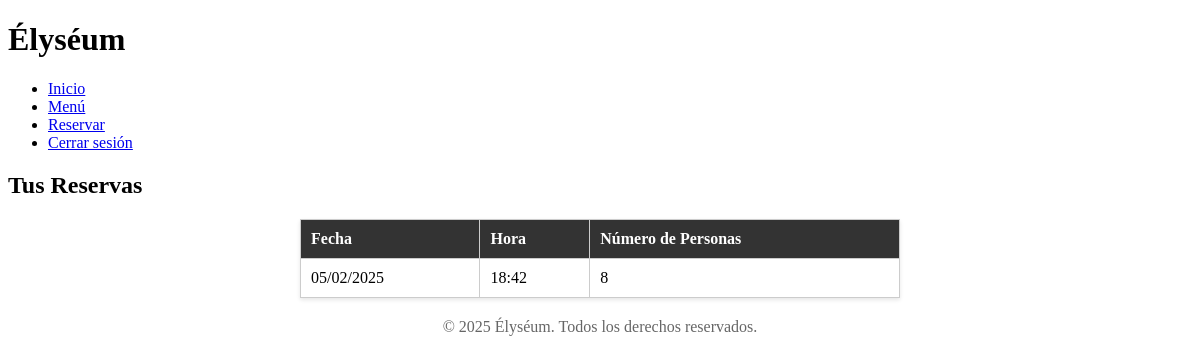
Screenshot of /mis-reservas (signed in) with the database file from the repository.
### app/models.py (models this page shows, shortened)
class Reserva(db.Model):
    __tablename__ = 'reservas'
    id = db.Column(db.Integer, primary_key=True)
    fecha = db.Column(db.Date, nullable=False)
    hora = db.Column(db.Time, nullable=False)
    numero_personas = db.Column(db.Integer, nullable=False)
    cliente_id = db.Column(db.Integer, db.ForeignKey('clientes.id'), nullable=False)

### app/routes.py (the view)
@bp.route('/mis-reservas', methods=['GET'], endpoint='mis_reservas')
def mis_reservas():
    if 'user_id' not in session:
        flash("Por favor, inicia sesión para ver tus reservas.", "warning")
        return redirect(url_for('routes.login'))
    cliente = Cliente.query.get(session['user_id'])
    if not cliente:
        flash("No se encontró información del usuario.", "danger")
        return redirect(url_for('routes.index_page'))
    reservas = cliente.reservas  # Relación definida en models.py
    return render_template('mis_reservas.html', reservas=reservas)

### app/templates/mis_reservas.html (shortened to what this page needs)
<!DOCTYPE html>
<html lang="es">
<head>
    <link rel="stylesheet" href="{{ url_for('static', filename='css/mis_reservas.css') }}">
</head>
<body>
    <header>
        <h1>Élyséum</h1>
        <nav>
            <ul>
                <li><a href="{{ url_for('routes.index_page') }}">Inicio</a></li>
                <li><a href="{{ url_for('routes.menu') }}">Menú</a></li>
                <li><a href="{{ url_for('routes.reservar') }}">Reservar</a></li>
                <li><a href="{{ url_for('routes.logout') }}">Cerrar sesión</a></li>
            </ul>
        </nav>
    </header>
    <main>
        <h2>Tus Reservas</h2>
        {% if reservas %}
            <table>
                <thead>
                    <tr>
                        <th>Fecha</th>
                        <th>Hora</th>
                        <th>Número de Personas</th>
                    </tr>
                </thead>
                <tbody>
                    {% for reserva in reservas %}
                        <tr>
                            <td>{{ reserva.fecha.strftime('%d/%m/%Y') }}</td>
                            <td>{{ reserva.hora.strftime('%H:%M') }}</td>
                            <td>{{ reserva.numero_personas }}</td>
                        </tr>
                    {% endfor %}
                </tbody>
            </table>
        {% else %}
            <p>No tienes reservas en este momento.</p>
        {% endif %}
    </main>
    <footer>
        <p>&copy; 2025 Élyséum. Todos los derechos reservados.</p>
    </footer>
</body>
</html>

### app/static/css/mis_reservas.css (style rules this page uses)
table { width: 100%; max-width: 600px; margin: 20px auto; border-collapse: collapse; box-shadow: 0px 2px 4px rgba(0, 0, 0, 0.1); background-color: #fff; }
table th, table td { text-align: left; padding: 10px; border: 1px solid #ccc; }
table th { background-color: #333; color: white; }
p { text-align: center; color: #666; }

### rows the page displays
Reserva: fecha "05/02/2025", hora "18:42", numero_personas "8"
